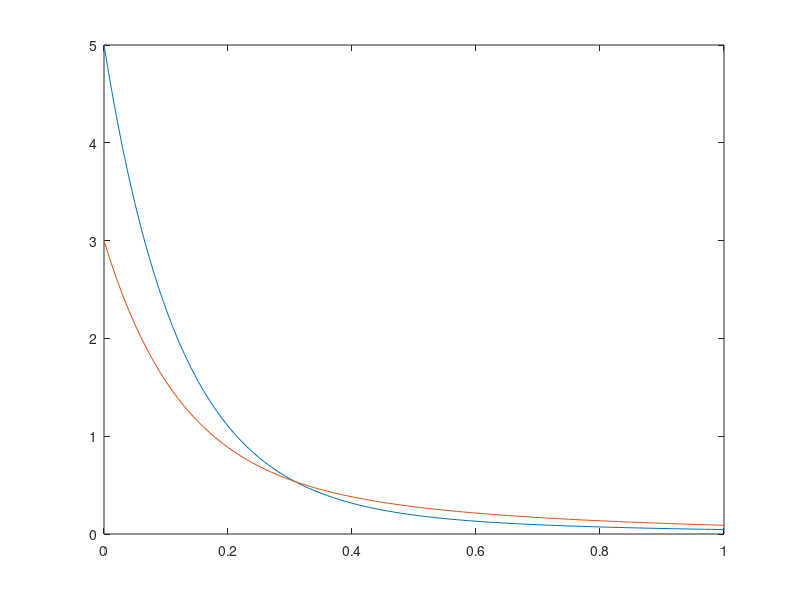
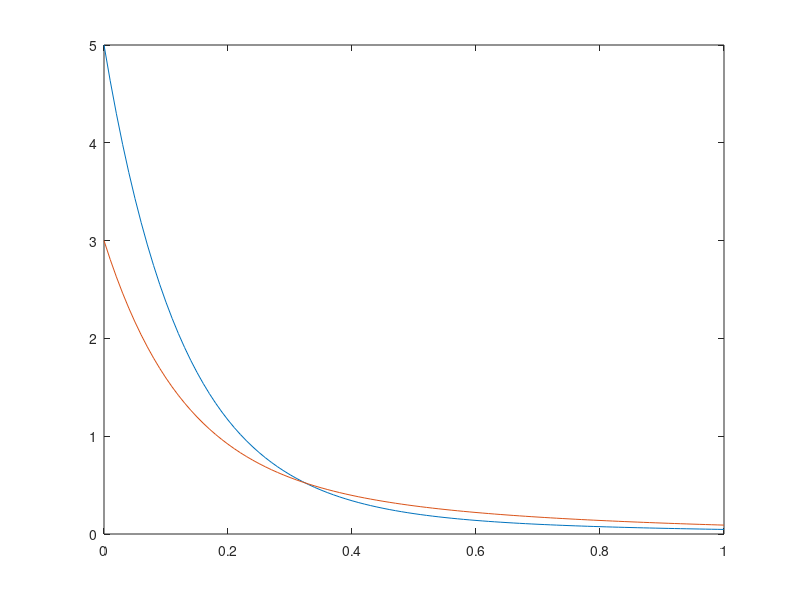

These figures' MATLAB source, in order:
function Edo_00
  clc
  clear
  M=[-10 4;-4 0]
  y0=[5;3]
  x0=0 ;h=0.01 ;w=0.5 ;
  x=0:h:1 ;
  n=length(x) ;
  y=zeros(2,n) ;
  y(:,1)= y0;
  for i=1:n-1
    k1=h*M*y(:,i) ;
    tg=x(i)+h/2*w ;
    yg=y(:,i)+k1/2*w ;
    k2=h*M*y(:,i) ;
    y(:,i+1)=y(:,i)+(1-w)*k1+w*k2 ;
  end
  figure(1)
  plot(x,y)
  figure(2)
  f=@(x) 1/3*[1;2]*exp(-2*x)+14/3*[1;1/2]*exp(-8*x) ;
  plot(x,feval(f,x))
end
